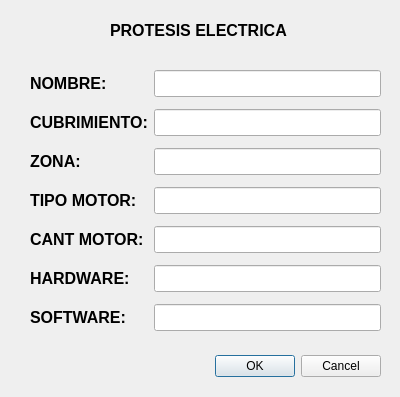
<?xml version="1.0" encoding="UTF-8"?>
<ui version="4.0">
 <class>Dialog</class>
 <widget class="QDialog" name="Dialog">
  <property name="geometry">
   <rect>
    <x>0</x>
    <y>0</y>
    <width>400</width>
    <height>397</height>
   </rect>
  </property>
  <property name="windowTitle">
   <string>Dialog</string>
  </property>
  <widget class="QDialogButtonBox" name="buttonBox">
   <property name="geometry">
    <rect>
     <x>40</x>
     <y>350</y>
     <width>341</width>
     <height>32</height>
    </rect>
   </property>
   <property name="orientation">
    <enum>Qt::Horizontal</enum>
   </property>
   <property name="standardButtons">
    <set>QDialogButtonBox::Cancel|QDialogButtonBox::Ok</set>
   </property>
  </widget>
  <widget class="QLabel" name="label_4">
   <property name="geometry">
    <rect>
     <x>110</x>
     <y>10</y>
     <width>191</width>
     <height>41</height>
    </rect>
   </property>
   <property name="font">
    <font>
     <pointsize>12</pointsize>
     <weight>75</weight>
     <bold>true</bold>
    </font>
   </property>
   <property name="text">
    <string>PROTESIS ELECTRICA</string>
   </property>
  </widget>
  <widget class="QWidget" name="formLayoutWidget">
   <property name="geometry">
    <rect>
     <x>30</x>
     <y>70</y>
     <width>351</width>
     <height>261</height>
    </rect>
   </property>
   <layout class="QFormLayout" name="formLayout">
    <item row="0" column="0">
     <widget class="QLabel" name="label">
      <property name="font">
       <font>
        <pointsize>12</pointsize>
        <weight>75</weight>
        <bold>true</bold>
       </font>
      </property>
      <property name="text">
       <string>NOMBRE:</string>
      </property>
     </widget>
    </item>
    <item row="2" column="0">
     <widget class="QLabel" name="label_2">
      <property name="font">
       <font>
        <pointsize>12</pointsize>
        <weight>75</weight>
        <bold>true</bold>
       </font>
      </property>
      <property name="text">
       <string>CUBRIMIENTO:</string>
      </property>
     </widget>
    </item>
    <item row="4" column="0">
     <widget class="QLabel" name="label_3">
      <property name="font">
       <font>
        <pointsize>12</pointsize>
        <weight>75</weight>
        <bold>true</bold>
       </font>
      </property>
      <property name="text">
       <string>ZONA:</string>
      </property>
     </widget>
    </item>
    <item row="0" column="1">
     <widget class="QLineEdit" name="campo_nombre">
      <property name="font">
       <font>
        <pointsize>12</pointsize>
       </font>
      </property>
     </widget>
    </item>
    <item row="2" column="1">
     <widget class="QLineEdit" name="campo_cubrimiento">
      <property name="font">
       <font>
        <pointsize>12</pointsize>
       </font>
      </property>
     </widget>
    </item>
    <item row="4" column="1">
     <widget class="QLineEdit" name="campo_zona">
      <property name="font">
       <font>
        <pointsize>12</pointsize>
       </font>
      </property>
     </widget>
    </item>
    <item row="1" column="1">
     <spacer name="verticalSpacer">
      <property name="orientation">
       <enum>Qt::Vertical</enum>
      </property>
      <property name="sizeHint" stdset="0">
       <size>
        <width>20</width>
        <height>40</height>
       </size>
      </property>
     </spacer>
    </item>
    <item row="3" column="1">
     <spacer name="verticalSpacer_2">
      <property name="orientation">
       <enum>Qt::Vertical</enum>
      </property>
      <property name="sizeHint" stdset="0">
       <size>
        <width>20</width>
        <height>40</height>
       </size>
      </property>
     </spacer>
    </item>
    <item row="6" column="0">
     <widget class="QLabel" name="label_5">
      <property name="font">
       <font>
        <pointsize>12</pointsize>
        <weight>75</weight>
        <bold>true</bold>
       </font>
      </property>
      <property name="text">
       <string>TIPO MOTOR:</string>
      </property>
     </widget>
    </item>
    <item row="8" column="0">
     <widget class="QLabel" name="label_6">
      <property name="font">
       <font>
        <pointsize>12</pointsize>
        <weight>75</weight>
        <bold>true</bold>
       </font>
      </property>
      <property name="text">
       <string>CANT MOTOR:</string>
      </property>
     </widget>
    </item>
    <item row="10" column="0">
     <widget class="QLabel" name="label_7">
      <property name="font">
       <font>
        <pointsize>12</pointsize>
        <weight>75</weight>
        <bold>true</bold>
       </font>
      </property>
      <property name="text">
       <string>HARDWARE:</string>
      </property>
     </widget>
    </item>
    <item row="6" column="1">
     <widget class="QLineEdit" name="campo_tipomotor">
      <property name="font">
       <font>
        <pointsize>12</pointsize>
       </font>
      </property>
     </widget>
    </item>
    <item row="8" column="1">
     <widget class="QLineEdit" name="campo_cantmotor">
      <property name="font">
       <font>
        <pointsize>12</pointsize>
       </font>
      </property>
     </widget>
    </item>
    <item row="10" column="1">
     <widget class="QLineEdit" name="campo_hardware">
      <property name="font">
       <font>
        <pointsize>12</pointsize>
       </font>
      </property>
     </widget>
    </item>
    <item row="5" column="1">
     <spacer name="verticalSpacer_3">
      <property name="orientation">
       <enum>Qt::Vertical</enum>
      </property>
      <property name="sizeHint" stdset="0">
       <size>
        <width>20</width>
        <height>40</height>
       </size>
      </property>
     </spacer>
    </item>
    <item row="7" column="1">
     <spacer name="verticalSpacer_4">
      <property name="orientation">
       <enum>Qt::Vertical</enum>
      </property>
      <property name="sizeHint" stdset="0">
       <size>
        <width>20</width>
        <height>40</height>
       </size>
      </property>
     </spacer>
    </item>
    <item row="9" column="1">
     <spacer name="verticalSpacer_5">
      <property name="orientation">
       <enum>Qt::Vertical</enum>
      </property>
      <property name="sizeHint" stdset="0">
       <size>
        <width>20</width>
        <height>40</height>
       </size>
      </property>
     </spacer>
    </item>
    <item row="12" column="0">
     <widget class="QLabel" name="label_8">
      <property name="font">
       <font>
        <pointsize>12</pointsize>
        <weight>75</weight>
        <bold>true</bold>
       </font>
      </property>
      <property name="text">
       <string>SOFTWARE:</string>
      </property>
     </widget>
    </item>
    <item row="12" column="1">
     <widget class="QLineEdit" name="campo_software">
      <property name="font">
       <font>
        <pointsize>12</pointsize>
       </font>
      </property>
     </widget>
    </item>
    <item row="11" column="1">
     <spacer name="verticalSpacer_6">
      <property name="orientation">
       <enum>Qt::Vertical</enum>
      </property>
      <property name="sizeHint" stdset="0">
       <size>
        <width>20</width>
        <height>40</height>
       </size>
      </property>
     </spacer>
    </item>
   </layout>
  </widget>
 </widget>
 <resources/>
 <connections>
  <connection>
   <sender>buttonBox</sender>
   <signal>accepted()</signal>
   <receiver>Dialog</receiver>
   <slot>accept()</slot>
   <hints>
    <hint type="sourcelabel">
     <x>248</x>
     <y>254</y>
    </hint>
    <hint type="destinationlabel">
     <x>157</x>
     <y>274</y>
    </hint>
   </hints>
  </connection>
  <connection>
   <sender>buttonBox</sender>
   <signal>rejected()</signal>
   <receiver>Dialog</receiver>
   <slot>reject()</slot>
   <hints>
    <hint type="sourcelabel">
     <x>316</x>
     <y>260</y>
    </hint>
    <hint type="destinationlabel">
     <x>286</x>
     <y>274</y>
    </hint>
   </hints>
  </connection>
 </connections>
</ui>
